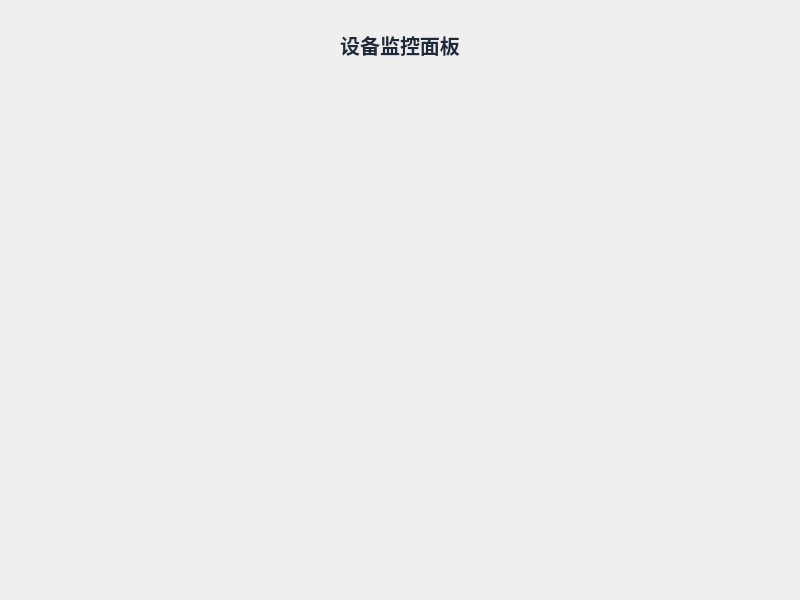
<?xml version="1.0" encoding="UTF-8"?>
<ui version="4.0">
 <class>DeviceMonitorPanel</class>
 <widget class="QWidget" name="DeviceMonitorPanel">
  <property name="geometry">
   <rect>
    <x>0</x>
    <y>0</y>
    <width>800</width>
    <height>600</height>
   </rect>
  </property>
  <property name="windowTitle">
   <string>设备监控面板</string>
  </property>
  <layout class="QVBoxLayout" name="mainLayout">
   <property name="contentsMargins">
    <set>0, 0, 0, 0</set>
   </property>
   <property name="spacing">
    <number>0</number>
   </property>
   <item>
    <widget class="QScrollArea" name="scrollArea">
     <property name="widgetResizable">
      <bool>true</bool>
     </property>
     <property name="horizontalScrollBarPolicy">
      <enum>Qt::ScrollBarAlwaysOff</enum>
     </property>
     <property name="verticalScrollBarPolicy">
      <enum>Qt::ScrollBarAsNeeded</enum>
     </property>
     <property name="styleSheet">
      <string notr="true">QScrollArea { border: none; }
QScrollBar:vertical { background: #f1f5f9; width: 8px; border-radius: 4px; }
QScrollBar::handle:vertical { background: #cbd5e1; border-radius: 4px; }
QScrollBar::add-line:vertical, QScrollBar::sub-line:vertical { height: 0; }</string>
     </property>
     <widget class="QWidget" name="scrollContent">
      <property name="geometry">
       <rect>
        <x>0</x>
        <y>0</y>
        <width>782</width>
        <height>582</height>
       </rect>
      </property>
      <layout class="QVBoxLayout" name="scrollLayout">
       <property name="contentsMargins">
        <set>0, 0, 0, 0</set>
       </property>
       <property name="spacing">
        <number>0</number>
       </property>
       <item>
        <widget class="QLabel" name="titleLabel">
         <property name="text">
          <string>设备监控面板</string>
         </property>
         <property name="alignment">
          <set>Qt::AlignCenter</set>
         </property>
         <property name="styleSheet">
          <string notr="true">font-size: 20px; font-weight: bold; color: #1e293b; margin-bottom: 20px; margin-top: 10px;</string>
         </property>
        </widget>
       </item>
       <!-- 设备栏和参数抽屉将在代码中动态创建 -->
       <item>
        <spacer name="verticalSpacer">
         <property name="orientation">
          <enum>Qt::Vertical</enum>
         </property>
         <property name="sizeHint" stdset="0">
          <size>
           <width>20</width>
           <height>40</height>
          </size>
         </property>
        </spacer>
       </item>
      </layout>
     </widget>
    </widget>
   </item>
  </layout>
 </widget>
 <resources/>
 <connections/>
</ui>
